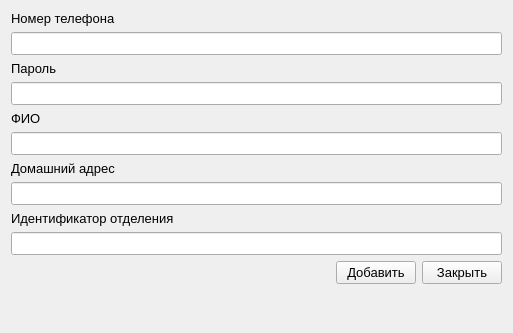
<?xml version="1.0" encoding="UTF-8"?>
<ui version="4.0">
 <class>AddingUser</class>
 <widget class="QWidget" name="AddingUser">
  <property name="windowModality">
   <enum>Qt::ApplicationModal</enum>
  </property>
  <property name="geometry">
   <rect>
    <x>0</x>
    <y>0</y>
    <width>513</width>
    <height>333</height>
   </rect>
  </property>
  <property name="font">
   <font>
    <family>Segoe UI</family>
    <pointsize>10</pointsize>
   </font>
  </property>
  <property name="windowTitle">
   <string>Form</string>
  </property>
  <layout class="QGridLayout" name="gridLayout">
   <item row="0" column="0">
    <layout class="QVBoxLayout" name="verticalLayout_4">
     <item>
      <layout class="QVBoxLayout" name="verticalLayout_5">
       <item>
        <widget class="QLabel" name="label_5">
         <property name="text">
          <string>Номер телефона</string>
         </property>
        </widget>
       </item>
       <item>
        <widget class="QLineEdit" name="accountNumberPhoneLineEdit">
         <property name="readOnly">
          <bool>false</bool>
         </property>
        </widget>
       </item>
       <item>
        <layout class="QVBoxLayout" name="verticalLayout_6">
         <item>
          <widget class="QLabel" name="label_6">
           <property name="text">
            <string>Пароль</string>
           </property>
          </widget>
         </item>
         <item>
          <widget class="QLineEdit" name="accountPasswordLineEdit">
           <property name="echoMode">
            <enum>QLineEdit::Password</enum>
           </property>
          </widget>
         </item>
        </layout>
       </item>
       <item>
        <layout class="QVBoxLayout" name="verticalLayout_7">
         <item>
          <widget class="QLabel" name="label_7">
           <property name="text">
            <string>ФИО</string>
           </property>
          </widget>
         </item>
         <item>
          <widget class="QLineEdit" name="accountFullNameLineEdit"/>
         </item>
        </layout>
       </item>
       <item>
        <layout class="QVBoxLayout" name="verticalLayout_8">
         <item>
          <widget class="QLabel" name="label_8">
           <property name="text">
            <string>Домашний адрес</string>
           </property>
          </widget>
         </item>
         <item>
          <widget class="QLineEdit" name="accountHomeAddressLineEdit"/>
         </item>
        </layout>
       </item>
       <item>
        <layout class="QVBoxLayout" name="verticalLayout_9">
         <item>
          <widget class="QLabel" name="label_9">
           <property name="text">
            <string>Идентификатор отделения</string>
           </property>
          </widget>
         </item>
         <item>
          <widget class="QLineEdit" name="accountBranchIDLineEdit"/>
         </item>
        </layout>
       </item>
       <item>
        <layout class="QHBoxLayout" name="horizontalLayout_3">
         <item>
          <spacer name="horizontalSpacer_4">
           <property name="orientation">
            <enum>Qt::Horizontal</enum>
           </property>
           <property name="sizeHint" stdset="0">
            <size>
             <width>40</width>
             <height>20</height>
            </size>
           </property>
          </spacer>
         </item>
         <item>
          <widget class="QPushButton" name="accountAddDataPushButton">
           <property name="text">
            <string>Добавить</string>
           </property>
          </widget>
         </item>
         <item>
          <widget class="QPushButton" name="closePushButton">
           <property name="text">
            <string>Закрыть</string>
           </property>
          </widget>
         </item>
        </layout>
       </item>
       <item>
        <spacer name="verticalSpacer_2">
         <property name="orientation">
          <enum>Qt::Vertical</enum>
         </property>
         <property name="sizeHint" stdset="0">
          <size>
           <width>20</width>
           <height>40</height>
          </size>
         </property>
        </spacer>
       </item>
      </layout>
     </item>
    </layout>
   </item>
  </layout>
 </widget>
 <resources/>
 <connections/>
</ui>
